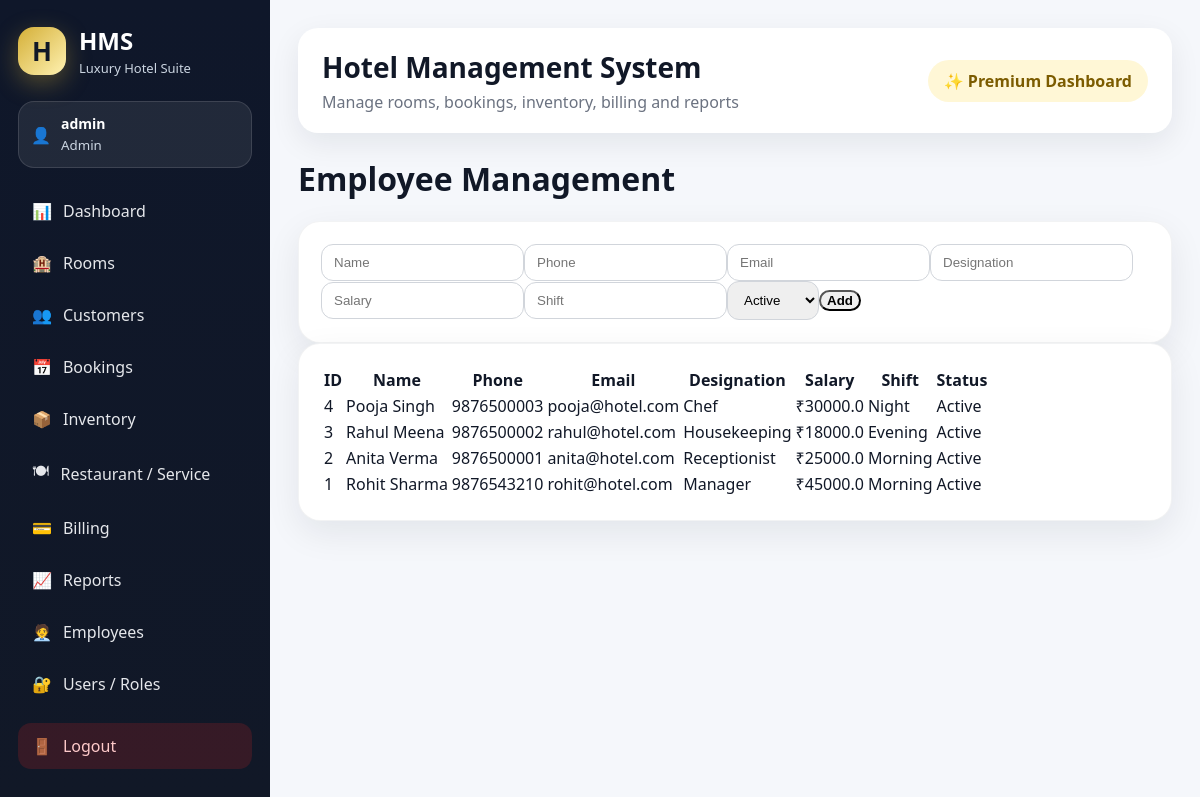
Page /employees (signed in) on the committed database.
### tables this page shows
CREATE TABLE employees(
        id INTEGER PRIMARY KEY AUTOINCREMENT,
        name TEXT,
        phone TEXT,
        email TEXT,
        designation TEXT,
        salary REAL,
        shift TEXT,
        status TEXT DEFAULT 'Active');

### app.py (the view)
@app.route("/employees")
def employees():
    if session.get("role") not in ["Admin", "Manager"]:
        return redirect(url_for("dashboard"))
    return render_template("employees.html", employees=run("SELECT * FROM employees ORDER BY id DESC"))

### app.py (called while the page is built)
def db():
    con = sqlite3.connect(DB_PATH)
    con.row_factory = sqlite3.Row
    return con

def run(sql, args=(), one=False, commit=False):
    con = db()
    cur = con.execute(sql, args)
    if commit:
        con.commit()
        last = cur.lastrowid
        con.close()
        return last
    rows = cur.fetchall()
    con.close()
    return (rows[0] if rows else None) if one else rows

def login_required():
    return "user_id" in session

@app.context_processor
def inject():
    return dict(current_user=session)

@app.before_request
def protect():
    allowed = ["login", "static"]
    if request.endpoint not in allowed and not login_required():
        return redirect(url_for("login"))

### templates/employees.html
{% extends "base.html" %}{% block content %}<h1>Employee Management</h1><div class="panel"><form class="row" method="post" action="{{url_for('add_employee')}}"><input name="name" placeholder="Name"><input name="phone" placeholder="Phone"><input name="email" placeholder="Email"><input name="designation" placeholder="Designation"><input name="salary" placeholder="Salary"><input name="shift" placeholder="Shift"><select name="status"><option>Active</option><option>Inactive</option></select><button>Add</button></form></div><div class="panel"><table><tr><th>ID</th><th>Name</th><th>Phone</th><th>Email</th><th>Designation</th><th>Salary</th><th>Shift</th><th>Status</th></tr>{% for e in employees %}<tr><td>{{e.id}}</td><td>{{e.name}}</td><td>{{e.phone}}</td><td>{{e.email}}</td><td>{{e.designation}}</td><td>₹{{e.salary}}</td><td>{{e.shift}}</td><td>{{e.status}}</td></tr>{% endfor %}</table></div>{% endblock %}

### static/css/style.css (style rules this page uses)
:root { --navy: #0f172a; --navy-light: #1e293b; --gold: #d4af37; --gold-soft: #f8e7a1; --bg: #f5f7fb; --white: #ffffff; --text: #111827; --muted: #6b7280; --green: #16a34a; --red: #dc2626; --blue: #2563eb; --purple: #7c3aed; }
* { box-sizing: border-box; }
body { margin: 0; background: var(--bg); font-family: "Segoe UI", Arial, sans-serif; color: var(--text); }
.glass-panel, .panel { background: white; border-radius: 22px; padding: 22px; box-shadow: 0 12px 35px rgba(15,23,42,0.08); border: 1px solid rgba(15,23,42,0.05); }
input, select, .form-control, .form-select { border-radius: 12px !important; border: 1px solid #d1d5db !important; padding: 10px 12px !important; }
button, .btn, .button { border-radius: 12px !important; font-weight: 700; }
table { border-radius: 14px; overflow: hidden; }

### rows in the picture
employees: id "4", name "Pooja Singh", phone "9876500003", email "pooja@hotel.com", designation "Chef", salary "30000.0", shift "Night", status "Active"
employees: id "3", name "Rahul Meena", phone "9876500002", email "rahul@hotel.com", designation "Housekeeping", salary "18000.0", shift "Evening", status "Active"
employees: id "2", name "Anita Verma", phone "9876500001", email "anita@hotel.com", designation "Receptionist", salary "25000.0", shift "Morning", status "Active"
employees: id "1", name "Rohit Sharma", phone "9876543210", email "rohit@hotel.com", designation "Manager", salary "45000.0", shift "Morning", status "Active"

### other values in the picture
{{ current_user.username }} "admin"
{{ current_user.role }} "Admin"
{{ title or "Hotel Management System" }} "Hotel Management System"
